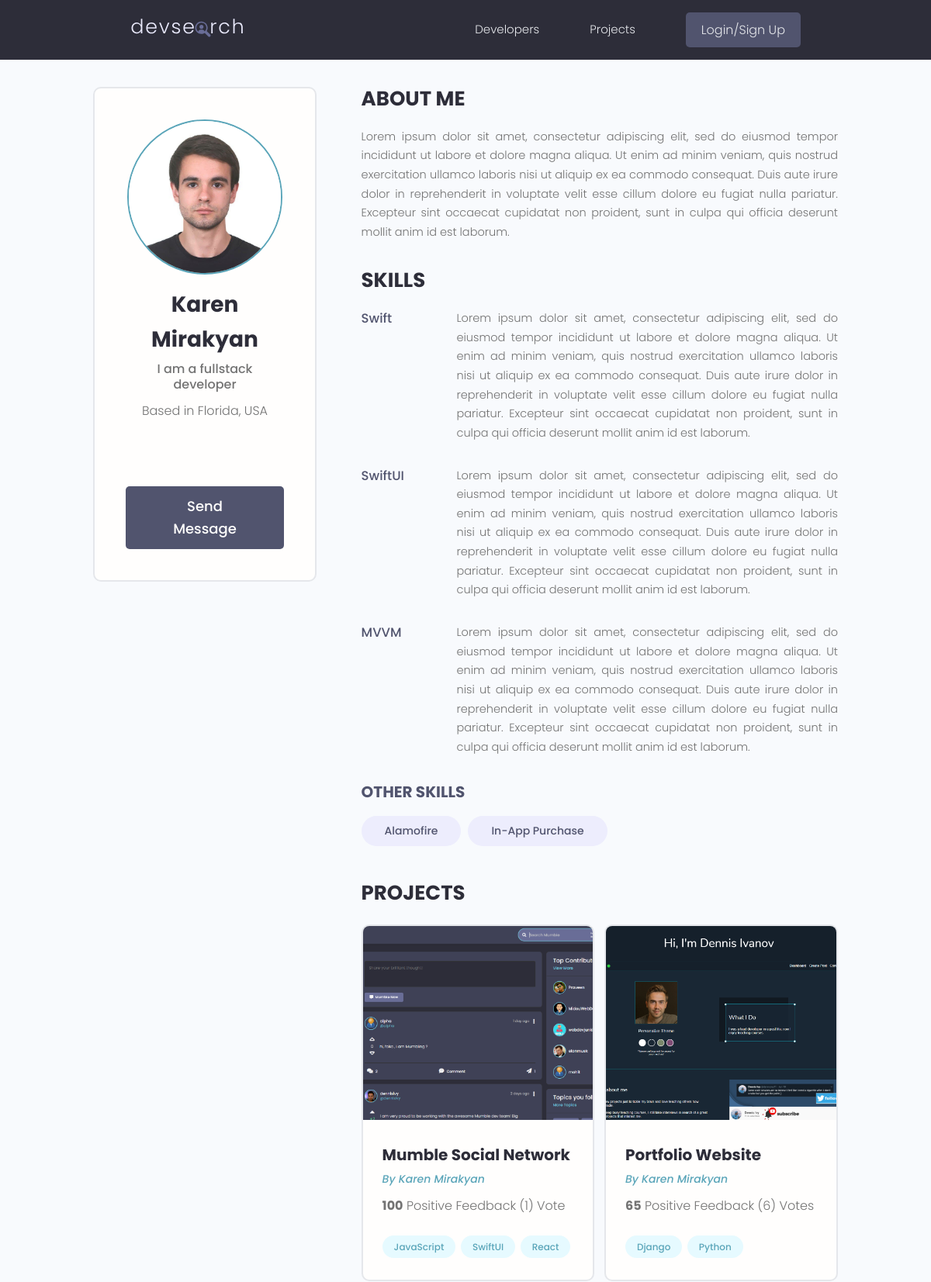
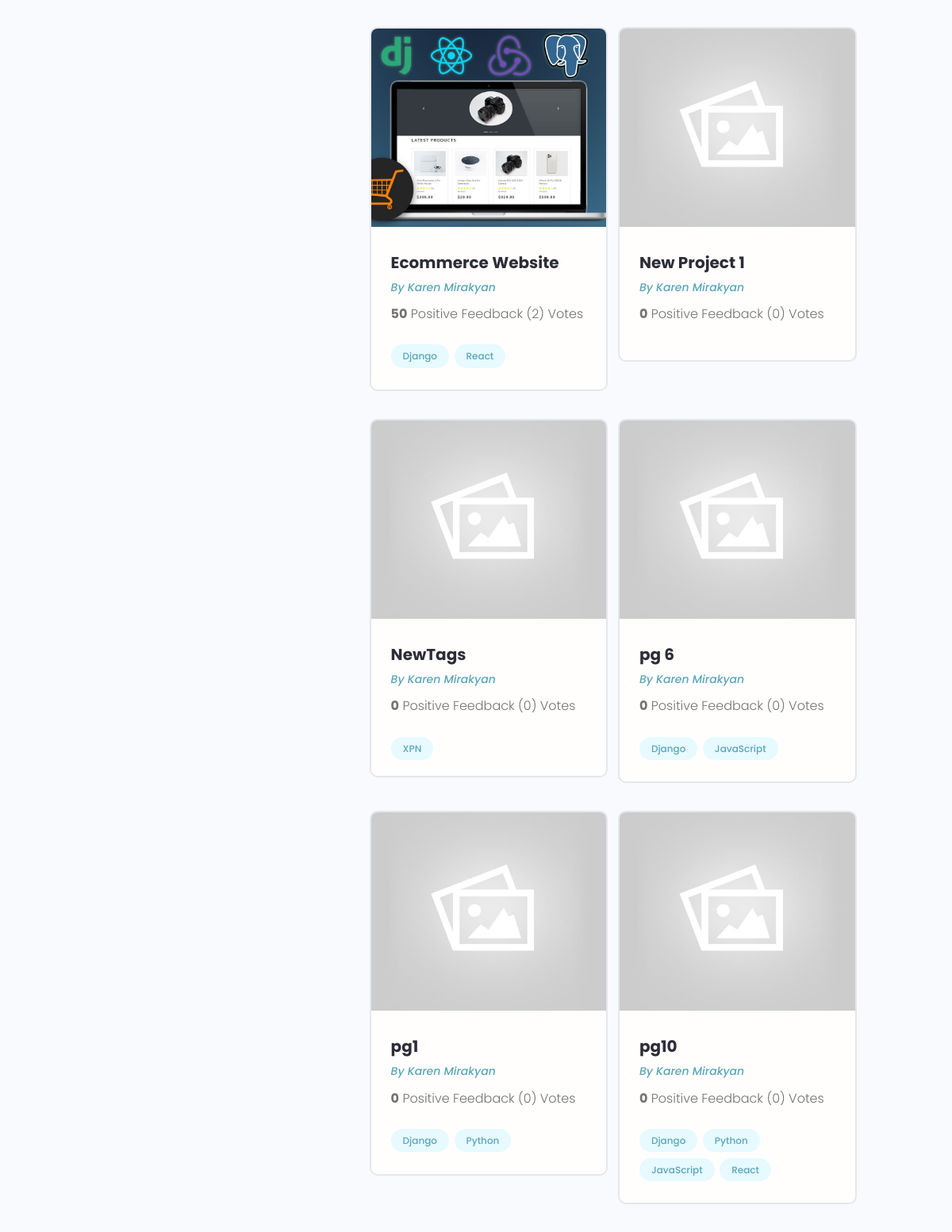
The app's page /profile/3905211a-4f1d-4c95-ab9e-5b3ab9a7428e/ (upper part) with its own data (2 pictures, top to bottom).
### users/models.py (models this page shows, shortened)
class Profile(models.Model):
    user = models.OneToOneField(User, on_delete=models.CASCADE, null=True, blank=True)
    name = models.CharField(max_length=200, blank=True, null=True)
    username = models.CharField(max_length=200, blank=True, null=True)
    location = models.CharField(max_length=200, blank=True, null=True)
    email = models.EmailField(max_length=200, blank=True, null=True)
    short_intro = models.CharField(max_length=200, blank=True, null=True)
    bio = models.TextField(blank=True, null=True)
    profile_image = models.ImageField(null=True, blank=True, upload_to='profiles/', default='profiles/user-default.png')
    social_github = models.CharField(max_length=200, blank=True, null=True)
    social_twitter = models.CharField(max_length=200, blank=True, null=True)
    social_linkedin = models.CharField(max_length=200, blank=True, null=True)
    social_youtube = models.CharField(max_length=200, blank=True, null=True)
    social_website = models.CharField(max_length=200, blank=True, null=True)
    created = models.DateTimeField(auto_now_add=True)
    id = models.UUIDField(default=uuid.uuid4, unique=True, primary_key=True, editable=False)
    class Meta:
        ordering = ['created']
    def image_url(self):
        try:
            url = self.profile_image.url
        except:
            url = ''
        return url

class Skill(models.Model):
    owner = models.ForeignKey(Profile, on_delete=models.CASCADE, null=True, blank=True)
    name = models.CharField(max_length=200, blank=True, null=True)
    description = models.TextField(blank=True, null=True)
    created = models.DateTimeField(auto_now_add=True)
    id = models.UUIDField(default=uuid.uuid4, unique=True, primary_key=True, editable=False)
    def __str__(self):
        return str(self.name)

### projects/models.py (models this page shows, shortened)
class Project(models.Model):
    id = models.UUIDField(default=uuid.uuid4, unique=True, primary_key=True, editable=False)
    owner = models.ForeignKey(Profile, null=True, blank=True, on_delete=models.CASCADE)
    title = models.CharField(max_length=200)
    description = models.TextField(null=True, blank=True)
    featured_image = models.ImageField(null=True, blank=True, default='default.jpg')
    demo_link = models.CharField(max_length=2000, null=True, blank=True)
    source_link = models.CharField(max_length=2000, null=True, blank=True)
    tags = models.ManyToManyField('Tag', blank=True)
    vote_total = models.IntegerField(default=0, null=True, blank=True)
    vote_ratio = models.IntegerField(default=0, null=True, blank=True)
    created = models.DateTimeField(auto_now_add=True)
    class Meta:
        ordering = ['-vote_ratio', '-vote_total', 'title']
    @property
    def image_url(self):
        try:
            url = self.featured_image.url
        except:
            url = ''
        return url

class Tag(models.Model):
    name = models.CharField(max_length=200)
    created = models.DateTimeField(auto_now_add=True)
    id = models.UUIDField(default=uuid.uuid4, unique=True, primary_key=True, editable=False)
    def __str__(self):
        return self.name

### users/views.py (the view)
# urls.py: path('profile/<str:pk>/', views.user_profile, name='user-profile'),
def user_profile(request, pk):
    profile = Profile.objects.get(id=pk)
    top_skills = profile.skill_set.exclude(description__exact='')
    other_skills = profile.skill_set.filter(description='')
    context = {
        'profile': profile,
        'top_skills': top_skills,
        'other_skills': other_skills
    }
    return render(request, 'users/user-profile.html', context)

### users/templates/users/user-profile.html (shortened to what this page needs)
{% extends 'main.html' %}
{% block content %}
      <main class="profile my-md">
    <div class="container">
      <div class="layout">
        <div class="column column--1of3">
          <div class="card text-center">
            <div class="card__body dev">
              <img class="avatar avatar--xl" src="{{ profile.image_url }}" />
              <h2 class="dev__name">{{ profile.name }}</h2>
              <p class="dev__title">{{ profile.short_intro }}</p>
              <p class="dev__location">Based in {{ profile.location }}</p>
              <ul class="dev__social">
              </ul>
            {% if request.user.profile.id != profile.id %}
              <a href="{% url 'create-message' profile.id %}" class="btn btn--sub btn--lg">Send Message </a>
            {% endif %}
            </div>
          </div>
        </div>
        <div class="column column--2of3">
          <div class="devInfo">
            <h3 class="devInfo__title">About Me</h3>
            <p class="devInfo__about">
              {{ profile.bio }}
            </p>
          </div>
          <div class="devInfo">
            <h3 class="devInfo__title">Skills</h3>
            <div class="devInfo__skills">
                {% for skill in top_skills %}
                    <div class="devSkill">
                        <h4 class="devSkill__title">{{ skill.name }}</h4>
                        <p class="devSkill__info">
                            {{ skill.description }}
                        </p>
                    </div>
                {% endfor %}
              <h3 class="devInfo__subtitle">Other Skills</h3>
              <div class="devInfo__otherSkills">
                  {% for skill in other_skills %}
                      <span class="tag tag--pill tag--sub tag--lg">
                        <small>{{ skill }}</small>
                      </span>
                  {% endfor %}
              </div>
            </div>
          </div>
          <div class="devInfo">
            <h3 class="devInfo__title">Projects</h3>
            <div class="grid grid--two">
                {% for project in profile.project_set.all %}
                  <div class="column">
                    <div class="card project">
                      <a href="{% url 'project' project.id %}" class="project">
                        <img class="project__thumbnail" src="{{ project.image_url}}" alt="project thumbnail" />
                        <div class="card__body">
                          <h3 class="project__title">{{ project.title }}</h3>
                          <p><a class="project__author" href="{% url 'user-profile' profile.id %}">By {{ profile.name }}</a></p>
                          <p class="project--rating">
                            <span style="font-weight: bold;">{{ project.vote_ratio }}</span> Positive
                            Feedback ({{ project.vote_total}}) Vote{{ project.vote_total|pluralize:'s' }}
                          </p>
                          <div class="project__tags">
                              {% for tag in project.tags.all %}
                                  <span class="tag tag--pill tag--main">
                                    <small>{{ tag }}</small>
                                  </span>
                              {% endfor %}
                          </div>
                        </div>
                      </a>
                    </div>
                  </div>
                {% endfor %}
            </div>
          </div>
        </div>
      </div>
    </div>
  </main>
{% endblock %}

### static/styles/app.css (style rules this page uses)
:root { --color-sub: #2d2d39; }
.btn--sub { background-color: var(--color-sub-light); }
.card { border: 2px solid var(--color-light); }
img { width: 100%; }
.profile .card > .dev { padding: 4rem; }
.dev__name { color: var(--color-sub); font-size: 2.8rem; font-weight: 700; margin-top: 1rem; margin-bottom: 0.5rem; }
.dev__title { font-size: 1.6rem; font-weight: 500; line-height: 1.3; }
.dev__location { margin-top: 1rem; }
.dev__social { margin: 3rem 0; list-style: none; display: flex; justify-content: center; gap: 1.5rem; }
.devInfo { margin-bottom: 3rem; }
.devInfo__title, .devInfo__subtitle { font-size: 2.6rem; color: var(--color-sub); text-transform: uppercase; font-weight: 700; margin-bottom: 1.5rem; }
.devInfo__subtitle { font-size: 2rem; color: var(--color-sub-light); }
.devInfo__about, .devSkill__info { font-size: 1.45rem; line-height: 1.7; text-align: justify; }
.devSkill { margin-bottom: 3rem; }
.devSkill__title { font-size: 1.65rem; font-weight: 500; color: var(--color-sub-light); }
@media screen and (min-width: 700px) { .devSkill { display: flex; justify-content: space-between; gap: 3rem; } }
@media screen and (min-width: 700px) { .devSkill__info { flex-basis: 80%; } }
.project__author { font-size: 1.4rem; font-style: italic; }
.project--rating { margin-bottom: 1.6em; margin-top: .5em; }
.project__thumbnail { height: 25rem; object-fit: cover; object-position: top center; }
.project__title { font-size: 2rem; font-weight: 700; color: var(--color-sub); }

### static/uikit/styles/modules/_variables.css (style rules this page uses)
:root { --color-main: #5aa5b9; --color-main-light: #e6faff; --color-sub: #3f4156; --color-sub-light: #51546e; --color-sub-lighter: #ededfd; --color-text: #737373; --color-gray: #8b8b8b; --color-light: #e5e7eb; --color-light-gray: #767676; --color-bg: #f8fafd; --color-white: #fffefd; --color-white-light: #f3f3f3; --color-success: #359e64; --color-success-bg: #def8e8; --color-error: #fc4b0b; --color-error-bg: #fff2ee; --font-base: 'Poppins', arial, helvetica, 'Segoe UI', roboto, ubuntu, sans-serif; --font-monospace: 'Fira Code', 'Courier New', courier, monospace; --font-regular: 300; --font-medium: 500; --font-bold: 700; --generic-shadow: 1px 1px 5px #00000010; --generic-transition: all 0.3s ease-in-out; }

### static/uikit/styles/modules/_base.css (style rules this page uses)
* { margin: 0; padding: 0; box-sizing: border-box; text-rendering: optimizeLegibility; color: inherit; font-size: inherit; }
html { font-size: 50%; }
@media only screen and (min-width: 480px) { html { font-size: 56.25%; } }
@media only screen and (min-width: 1200px) { html { font-size: 62.5%; } }
body { line-height: 1.6; font-weight: 400; font-size: 1.5rem; color: var(--color-text); background-color: var(--color-bg); min-height: 100vh; }

### static/uikit/styles/modules/_typography.css (style rules this page uses)
* { font-family: var(--font-base); }
h2 { font-size: 3.6rem; font-weight: var(--font-bold); }
h3 { font-size: 3.2rem; font-weight: var(--font-medium); }
h4 { font-size: 2.8rem; font-weight: var(--font-medium); }
p, span, strong { font-size: 1.6rem; color: var(--color-text); font-weight: var(--font-regular); }
a { padding-bottom: 2px; text-decoration: none; display: inline-block; color: var(--color-main); font-weight: var(--font-medium); }

### static/uikit/styles/modules/_utilities.css (style rules this page uses)
.container { width: 92%; max-width: 165rem; margin: 0 auto; box-sizing: border-box; }
@media screen and (min-width: 1000px) { .container { width: 90%; } }
@media screen and (min-width: 1200px) { .container { width: 80%; } }
.text-center { text-align: center; }
.my-md { margin: 3rem auto; }

### static/uikit/styles/modules/_avatar.css (style rules this page uses)
.avatar { border-radius: 50%; border: 2px solid var(--color-main); object-fit: cover; }
.avatar--xl { height: 20rem; width: 20rem; }

### static/uikit/styles/modules/_button.css (style rules this page uses)
.btn { display: inline-block; position: relative; cursor: pointer; background-color: var(--color-light); font-weight: var(--font-medium); color: var(--color-sub); text-decoration: none; padding: 1rem 2rem; border-radius: 0.5rem; border: none; width: -webkit-fit-content; width: -moz-fit-content; width: fit-content; height: -webkit-fit-content; height: -moz-fit-content; height: fit-content; font-size: 1.6rem; outline-width: 0; outline-color: transparent; -webkit-backface-visibility: hidden; backface-visibility: hidden; transition: all 0.3s ease-in-out; }
.btn--sub { background-color: var(--color-sub); color: var(--color-white); }
.btn--lg { font-size: 1.8rem; padding: 1.2rem 4.5rem; }

### static/uikit/styles/modules/_card.css (style rules this page uses)
.card { border-radius: 1rem; background-color: var(--color-white); border: 1.5px solid var(--color-light); width: auto; height: auto; margin-top: 0.5rem; margin-bottom: 0.5rem; overflow: hidden; }
.card__body, .card__header { padding: 2rem 2.5rem; }

### records on screen
Profile: image_url (picture), name "Karen Mirakyan", short_intro "I am a fullstack developer", location "Florida, USA", bio "Lorem ipsum dolor sit amet, consectetur adipiscing elit, sed do eiusmod tempor incididunt ut labore et dolore magna aliqua. Ut enim ad minim veniam, quis nostrud exercitation ullamco laboris nisi ut aliquip ex ea commodo consequat. Duis aute irure dolor in reprehenderit in voluptate velit esse cillum dolore eu fugiat nulla pariatur. Excepteur sint occaecat cupidatat non proident, sunt in culpa qui officia deserunt mollit anim id est laborum."
Skill: name "Swift", description "Lorem ipsum dolor sit amet, consectetur adipiscing elit, sed do eiusmod tempor incididunt ut labore et dolore magna aliqua. Ut enim ad minim veniam, quis nostrud exercitation ullamco laboris nisi ut aliquip ex ea commodo consequat. Duis aute irure dolor in reprehenderit in voluptate velit esse cillum dolore eu fugiat nulla pariatur. Excepteur sint occaecat cupidatat non proident, sunt in culpa qui officia deserunt mollit anim id est laborum."
Skill: name "SwiftUI", description "Lorem ipsum dolor sit amet, consectetur adipiscing elit, sed do eiusmod tempor incididunt ut labore et dolore magna aliqua. Ut enim ad minim veniam, quis nostrud exercitation ullamco laboris nisi ut aliquip ex ea commodo consequat. Duis aute irure dolor in reprehenderit in voluptate velit esse cillum dolore eu fugiat nulla pariatur. Excepteur sint occaecat cupidatat non proident, sunt in culpa qui officia deserunt mollit anim id est laborum."
Skill: name "MVVM", description "Lorem ipsum dolor sit amet, consectetur adipiscing elit, sed do eiusmod tempor incididunt ut labore et dolore magna aliqua. Ut enim ad minim veniam, quis nostrud exercitation ullamco laboris nisi ut aliquip ex ea commodo consequat. Duis aute irure dolor in reprehenderit in voluptate velit esse cillum dolore eu fugiat nulla pariatur. Excepteur sint occaecat cupidatat non proident, sunt in culpa qui officia deserunt mollit anim id est laborum."
Skill: name "Alamofire"
Skill: name "In-App Purchase"
Project: image_url (picture), title "Mumble Social Network", vote_ratio "100", vote_total "1"
Tag: name "JavaScript"
Tag: name "SwiftUI"
Tag: name "React"
Project: image_url (picture), title "Portfolio Website", vote_ratio "65", vote_total "6"
Tag: name "Django"
Tag: name "Python"
Project: image_url (picture), title "Ecommerce Website", vote_ratio "50", vote_total "2"
Project: image_url (placeholder picture), title "New Project 1", vote_ratio "0", vote_total "0"
Project: image_url (placeholder picture), title "NewTags", vote_ratio "0", vote_total "0"
Tag: name "XPN"
Project: image_url (placeholder picture), title "pg 6", vote_ratio "0", vote_total "0"
Project: image_url (placeholder picture), title "pg1", vote_ratio "0", vote_total "0"
Project: image_url (placeholder picture), title "pg10", vote_ratio "0", vote_total "0"
